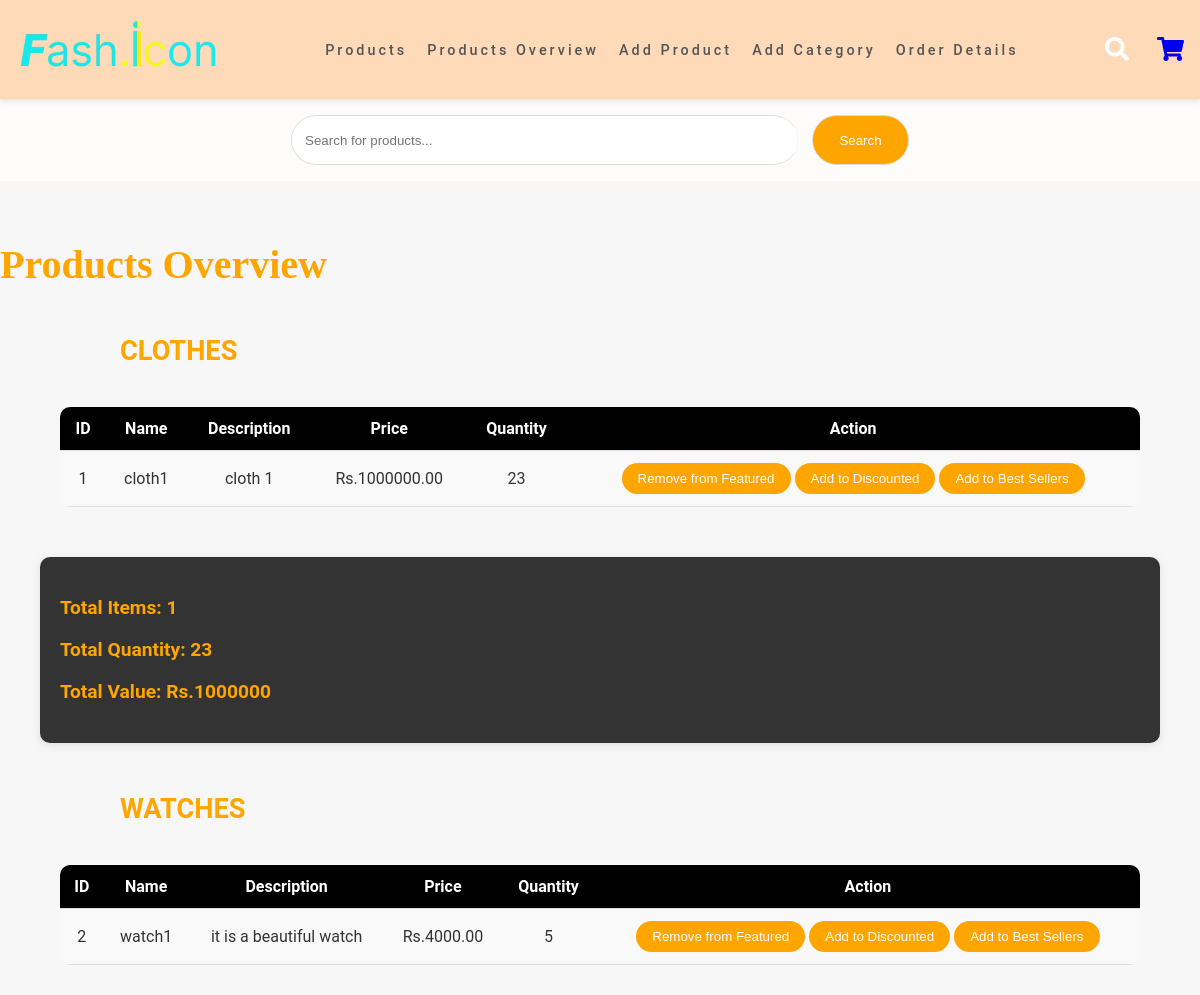
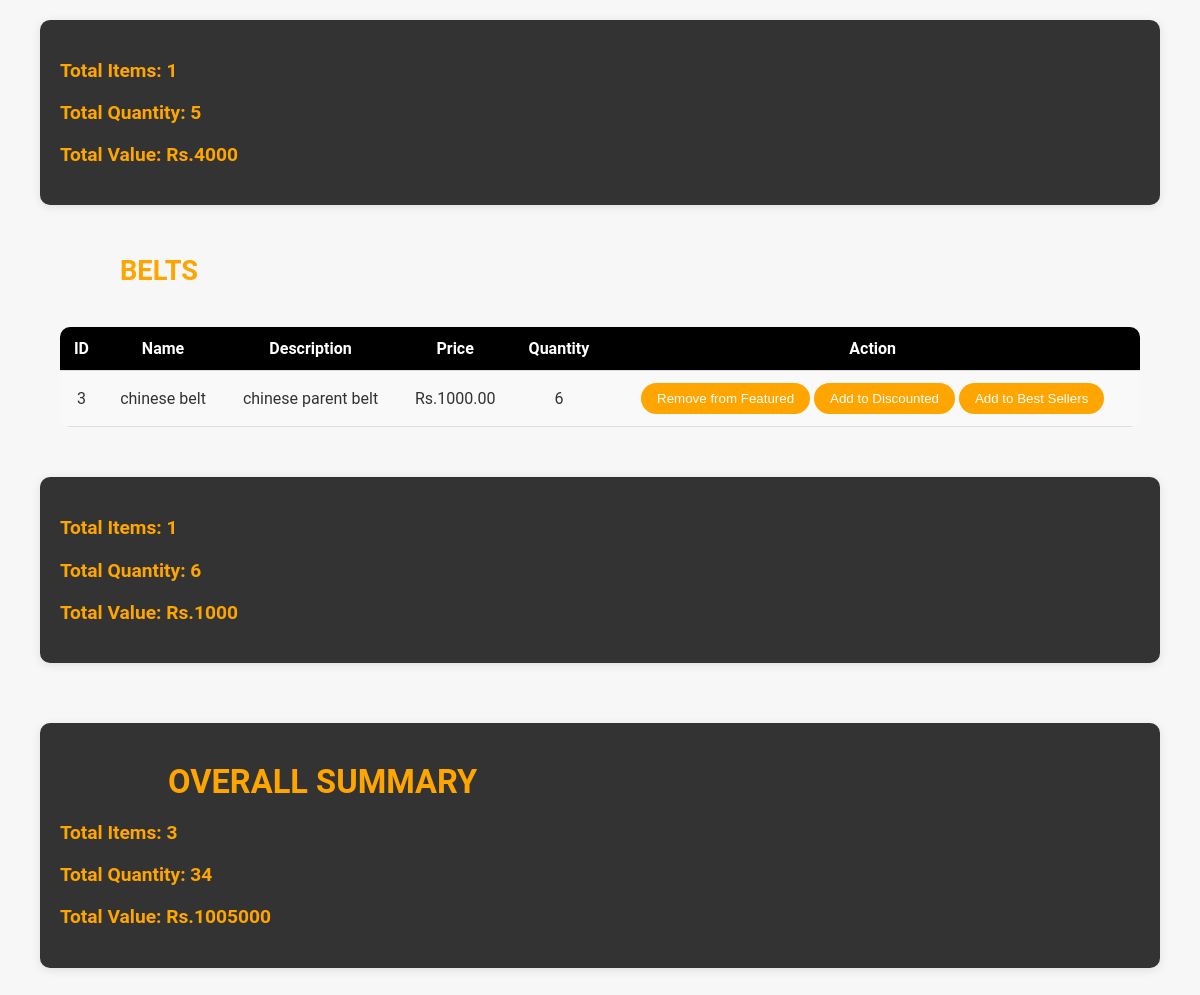
The app's page /products/overview/ (signed in), older data (2 pictures, top to bottom).
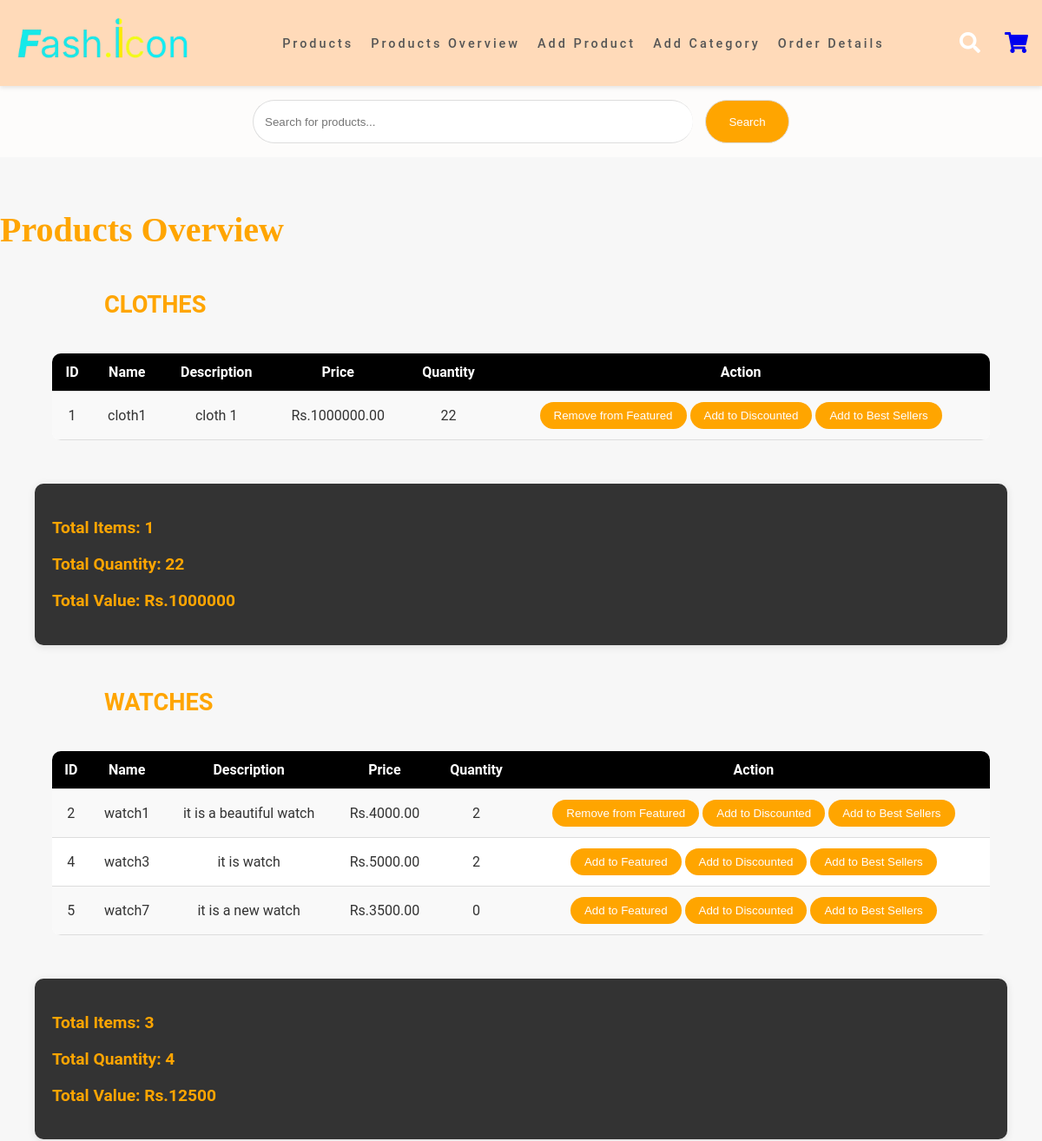
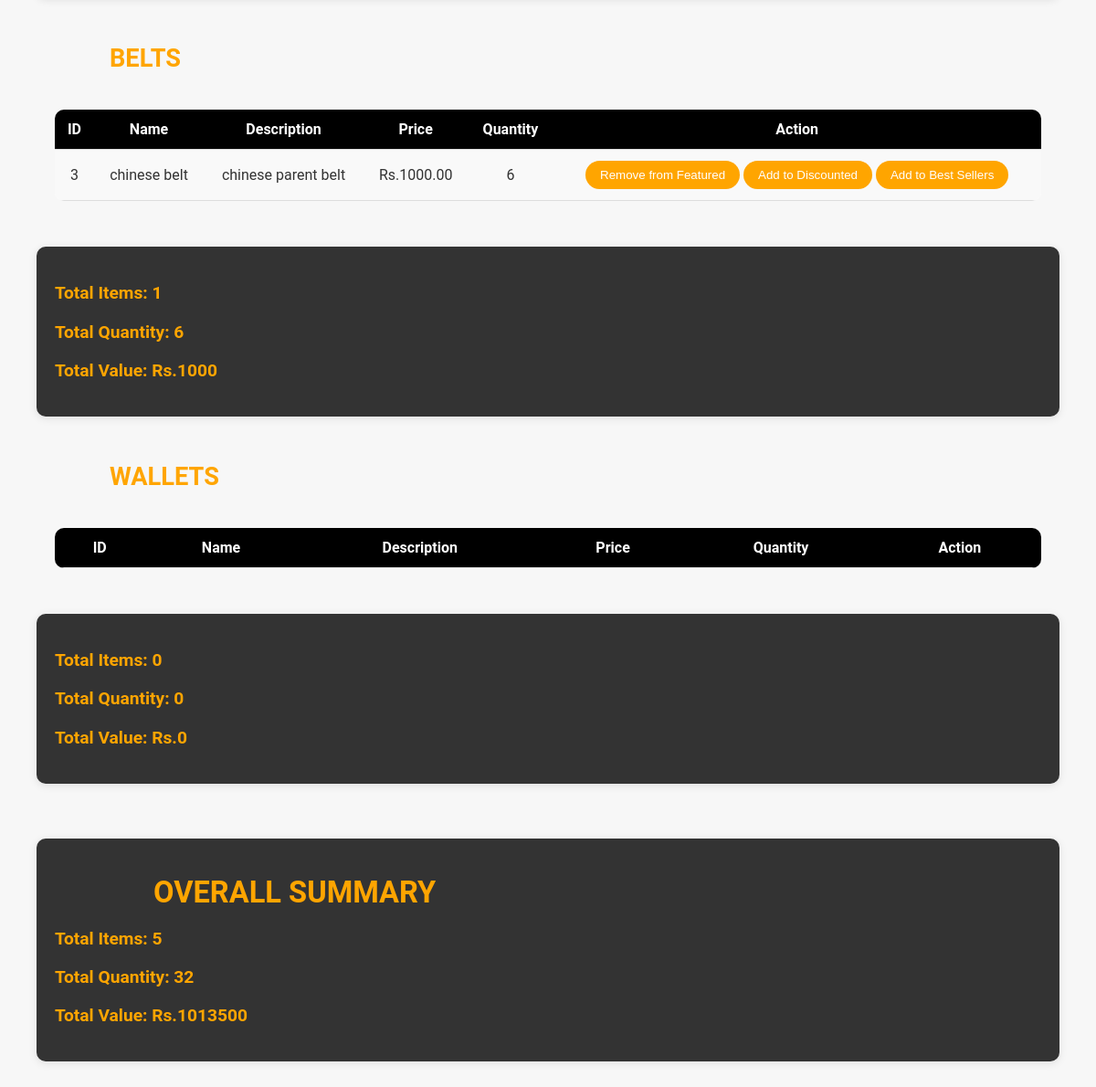
The same page, newer data (2 pictures, top to bottom).
### keychain_app/models.py (models this page shows, shortened)
class Category(models.Model):
    name = models.CharField(max_length=100)
    url_name = models.SlugField(unique=True, default='none')  # Specify a default value
    image = models.ImageField(upload_to='category_images/', blank=True, null=True)  # Add image field
    description = models.TextField(blank=True)

class Product(models.Model):
    name = models.CharField(max_length=100)
    description = models.TextField()
    price = models.DecimalField(max_digits=10, decimal_places=2)
    original_price = models.DecimalField(max_digits=10, decimal_places=2, null=True, blank=True)
    quantity = models.PositiveIntegerField()
    image = models.ImageField(upload_to='products/')
    is_featured = models.BooleanField(default=False)
    is_discounted = models.BooleanField(default=False)  # New field for discounted items
    is_best_seller = models.BooleanField(default=False)  # New field for best sellers
    category = models.ForeignKey(Category, related_name='products', on_delete=models.CASCADE)

### keychain_app/views.py (the view, shortened to what this page needs)
# urls.py: path('products/overview/', views.products_overview, name='products_overview'),
@staff_member_required
def products_overview(request):
    search_query = request.GET.get('search', '').strip()
    categories = Category.objects.all()
    if search_query:
        products = Product.objects.filter(name__icontains=search_query)
    else:
        products = Product.objects.all()  # Set to all products if no search query
    category_data = []
    for category in categories:
        category_products = category.products.all()
        category_quantity = category_products.aggregate(total_quantity=Sum('quantity'))['total_quantity'] or 0
        category_price = category_products.aggregate(total_price=Sum('price'))['total_price'] or 0
        category_data.append({
            'category': category,
            'products': category_products,
            'total_quantity': category_quantity,
            'total_price': category_price,
        })
    total_items = products.count()
    total_quantity = products.aggregate(Sum('quantity'))['quantity__sum'] or 0
    total_price_sum = products.aggregate(Sum('price'))['price__sum'] or 0
    return render(request, 'products_overview.html', {
        'categories': category_data,
        'total_items': total_items,
        'total_quantity': total_quantity,
        'total_price_sum': total_price_sum,
        'search_query': search_query,
        'filtered_products': products,
    })

### keychain_app/templates/products_overview.html (shortened to what the changed rows need)
{% load static %}
<!DOCTYPE html>
<html lang="en">
<head>
    <link rel="stylesheet" href="https://cdnjs.cloudflare.com/ajax/libs/font-awesome/5.15.2/css/all.min.css" />
</head>
<body>
    <nav class="navbar-goofy">
        <div class="logo-fun">            <img src="{% static 'images/logo.png' %}" alt="Logo">
        </div>
        <ul class="nav-links-goofy">
        </ul>
        <div class="nav-icons-goofy">
        </div>
    </nav>
    <div class="search-bar-funny">
        <form method="GET" action="">
        </form>
    </div>
    <h1>Products Overview</h1>
    {% if search_query %}
        <h2>Search Results for "{{ search_query }}"</h2>
        <table>
            <tr>
                <th>ID</th>
                <th>Name</th>
                <th>Description</th>
                <th>Price</th>
                <th>Quantity</th>
                <th>Action</th>
            </tr>
            {% for product in filtered_products %}
            <tr>
                <td>{{ product.id }}</td>
                <td>{{ product.name }}</td>
                <td>{{ product.description }}</td>
                <td>Rs.{{ product.price }}</td>
                <td>{{ product.quantity }}</td>
                <td>
                    <form method="post">
                        {% csrf_token %}
                        <input type="hidden" name="product_id" value="{{ product.id }}">
                        {% if product.is_featured %}
                        <button type="submit" name="action" value="remove">Remove from Featured</button>
                        {% else %}
                        <button type="submit" name="action" value="feature">Add to Featured</button>
                        {% endif %}
                        {% if product.is_discounted %}
                        <button type="submit" name="action" value="remove_discount">Remove Discount</button>
                        {% else %}
                        <button type="submit" name="action" value="discount">Add to Discounted</button>
                        {% endif %}
                        {% if product.is_best_seller %}
                        <button type="submit" name="action" value="remove_best_seller">Remove Best Seller</button>
                        {% else %}
                        <button type="submit" name="action" value="best_seller">Add to Best Sellers</button>
                        {% endif %}
                    </form>
                </td>
            </tr>
            {% endfor %}
        </table>
    {% else %}
        {% for data in categories %}
            <h2>{{ data.category.name }}</h2>
            <table>
                <tr>
                    <th>ID</th>
                    <th>Name</th>
                    <th>Description</th>
                    <th>Price</th>
                    <th>Quantity</th>
                    <th>Action</th>
                </tr>
                {% for product in data.products %}
                <tr>
                    <td>{{ product.id }}</td>
                    <td>{{ product.name }}</td>
                    <td>{{ product.description }}</td>
                    <td>Rs.{{ product.price }}</td>
                    <td>{{ product.quantity }}</td>
                    <td>
                        <form method="post">
                            {% if product.is_featured %}
                            <button type="submit" name="action" value="remove">Remove from Featured</button>
                            {% else %}
                            <button type="submit" name="action" value="feature">Add to Featured</button>
                            {% endif %}
                            {% if product.is_discounted %}
                            <button type="submit" name="action" value="remove_discount">Remove Discount</button>
                            {% else %}
                            <button type="submit" name="action" value="discount">Add to Discounted</button>
                            {% endif %}
                            {% if product.is_best_seller %}
                            <button type="submit" name="action" value="remove_best_seller">Remove Best Seller</button>
                            {% else %}
                            <button type="submit" name="action" value="best_seller">Add to Best Sellers</button>
                            {% endif %}
                        </form>
                    </td>
                </tr>
                {% endfor %}
            </table>
            <div class="summary">
                <p>Total Items: {{ data.products.count }}</p>
                <p>Total Quantity: {{ data.total_quantity }}</p>
                <p>Total Value: Rs.{{ data.total_price }}</p>
            </div>
        {% endfor %}
        <div class="summary overall-summary">
            <h2>Overall Summary</h2>
            <p>Total Items: {{ total_items }}</p>
            <p>Total Quantity: {{ total_quantity }}</p>
            <p>Total Value: Rs.{{ total_price_sum }}</p>
        </div>
    {% endif %}
</body>
</html>

Row changes from the older to the newer data that the page shows:
computed for Category "CLOTHES": total_quantity "23" → "22"
changed Product "cloth1": quantity "23" → "22"
computed for Category "WATCHES": products.count "1" → "3"; total_quantity "5" → "4"; total_price "4000" → "12500"
changed Product "watch1": quantity "5" → "2"
added Product: id "4", name "watch3", description "it is watch", price "5000.00", quantity "2", is_featured "Add to Featured", is_discounted "Add to Discounted", is_best_seller "Add to Best Sellers", shown under Category "WATCHES"
added Product: id "5", name "watch7", description "it is a new watch", price "3500.00", quantity "0", is_featured "Add to Featured", is_discounted "Add to Discounted", is_best_seller "Add to Best Sellers", shown under Category "WATCHES"
added Category: category.name "WALLETS", products.count "0", total_quantity "0", total_price "0"
Text that changed along with them:
{{ total_items }}: "3" → "5"
{{ total_quantity }}: "34" → "32"
{{ total_price_sum }}: "1005000" → "1013500"
